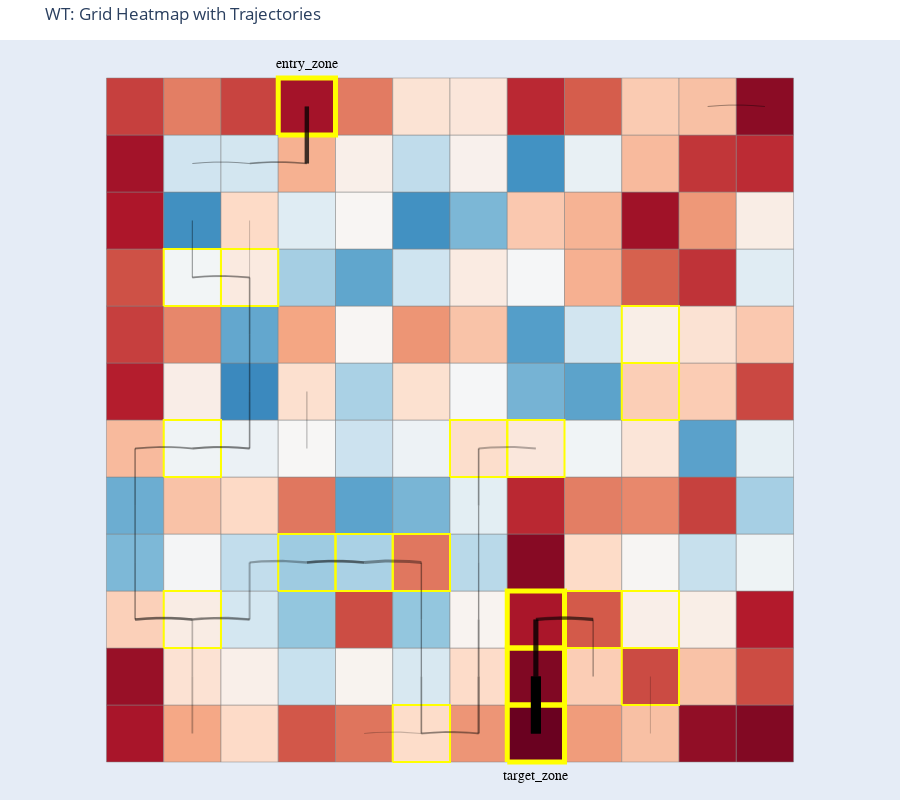

Source (notebook cell):
### Markdown cell above
## Interactive Heatmap version

### Code cell
from compass_labyrinth.post_hoc_analysis.level_1 import (
    compute_state_proportion,
    create_grid_geodata,
    get_grid_centroids,
    plot_interactive_heatmap,
    overlay_trajectory_lines_plotly,
)


genotype_name = 'WT'

# 1. Compute state proportions
state_df = compute_state_proportion(df_hmm, genotype_name)

# 2. Load session-specific grid geometry
grid = create_grid_geodata(
    config=config,
    grid_filename=grid_filename,
)

# 3. Merge proportion values to grid
grid_mapped = merge_state_proportions_to_grid(grid, state_df)

# 4. Get grid centroids
grid_centroids = get_grid_centroids(grid_mapped)

# 5. Plot heatmap
fig = plot_interactive_heatmap(
    config=config,
    grid_mapped=grid_mapped,
    genotype_name=genotype_name,
    decision_grids="decision_reward",
    target_grids="target_zone",
    show_fig=False,
    return_fig=True,
)

# 6. Overlay smooth trajectory lines
overlay_trajectory_lines_plotly(
    fig=fig,
    df_hmm=df_hmm,
    genotype_name=genotype_name,
    grid_centroids=grid_centroids,
    top_percent=.1,
)

# 7. Show
fig.show()
